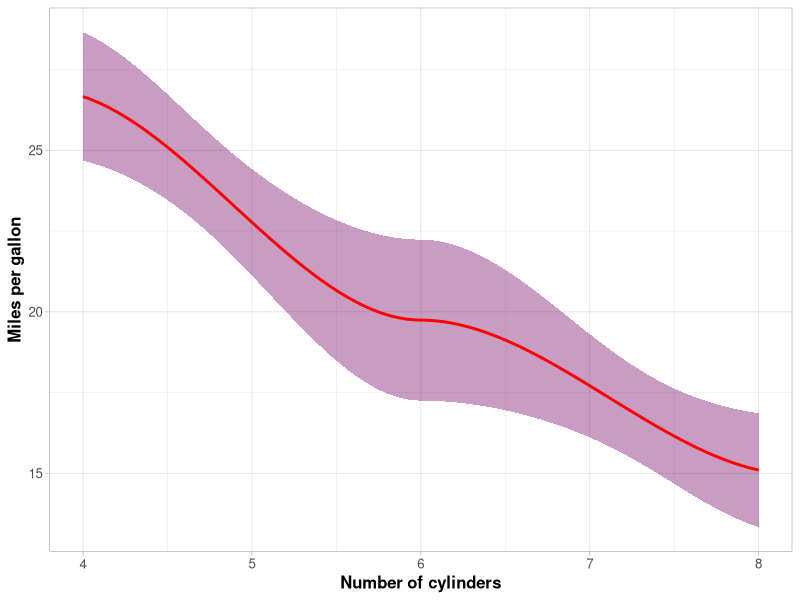

Generate this figure with R:
library(tidyverse)
library(ggplot2)
library(psych)


describe(mtcars)


ggplot(mtcars, aes(cyl, mpg)) +
  geom_smooth(color = 'red', fill = "#78086C") +
  theme_light() +
  theme(text = element_text(size = 12),
        axis.title.x = element_text(color="black", size=12, face="bold"),
        axis.title.y = element_text(color="black", size=12, face="bold")) +
  xlab("Number of cylinders") +
  ylab("Miles per gallon") 
  
